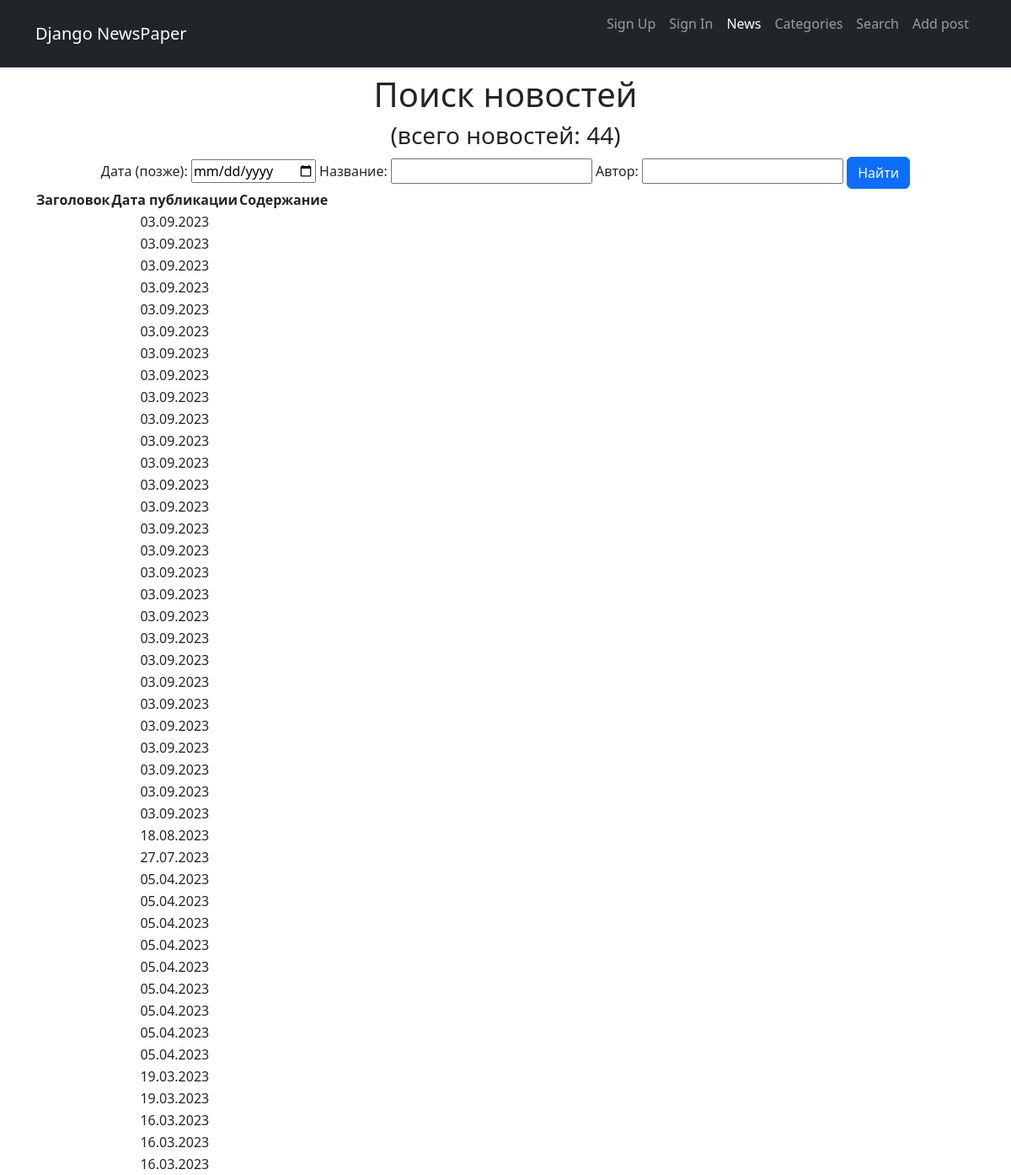
Page /news/search/ on the earlier database version.
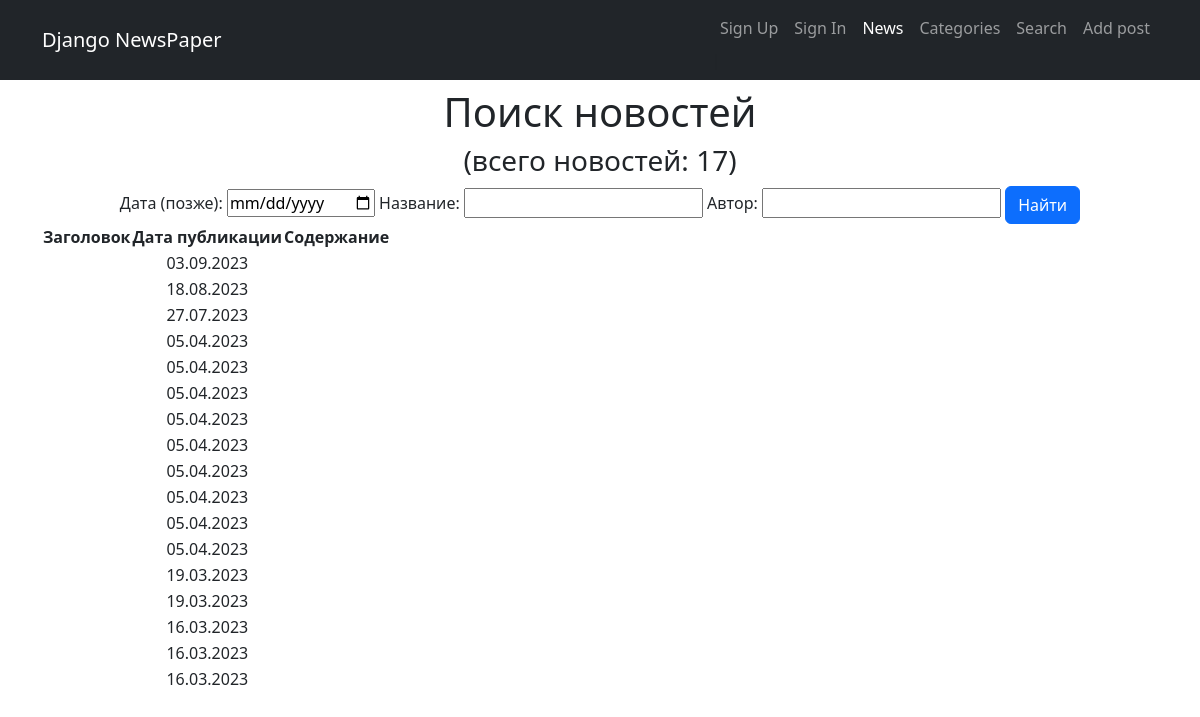
Same page on the later database version.
### news/models.py (models this page shows, shortened)
class Post(models.Model):
    ARTICLE = 'AR'
    NEWS = 'NW'
    POST_TYPE = [
        (ARTICLE, 'Статья'),
        (NEWS, 'Новость')
        ]
    author = models.ForeignKey(Author, on_delete=models.CASCADE, verbose_name='Автор')
    categoryType = models.CharField(max_length=2, choices=POST_TYPE, default=ARTICLE, verbose_name='Тип')
    dateCreation = models.DateTimeField(auto_now_add=True, verbose_name='Дата создания')
    postCategory = models.ManyToManyField(Category, through='PostCategory', verbose_name='Категория')
    title = models.CharField(max_length=128, verbose_name='Заголовок')
    text = models.TextField(verbose_name='Текст')
    rating = models.SmallIntegerField(default=0, verbose_name='Рейтинг')
    def get_absolute_url(self):
        return reverse('post_detail', kwargs={'pk' : self.pk})

### news/views.py (the view)
# urls.py: path('search/', PostSearch.as_view(), name='search'),
class PostSearch(ListView):
    model = Post
    template_name = 'post_search.html'
    context_object_name = 'posts'
    ordering = ['-dateCreation']
    def get_context_data(self, **kwargs):
        context = super().get_context_data(**kwargs)
        context['filter'] = PostFilter(self.request.GET, queryset=self.get_queryset())
        return context

### news/templatetags/custom_filters.py (called while the page is built)
@register.filter(name='censor')
def censor(value):
    censored = profanity.censor(value, '$')
    return censored

### templates/post_search.html (shortened to what this page needs)
{% extends 'default.html' %}
{% load custom_filters %}
{% block content %}
<h1>Поиск новостей</h1>
<h3>(всего новостей: {{ posts|length }})</h3>
<form method='GET'>
    {{ filter.form }}
    <input class="btn btn-primary" type='submit' value='Найти'>
</form>
<table>
    <thead>
        <th>
            Заголовок
        </th>
        <th>
            Дата публикации
        </th>
        <th>
            Содержание
        </th>
    </thead>
    {% for post in filter.qs %}
        <tr>
            <td>
            </td>
            <td>
                {{ post.dateCreation|date:'d.m.Y' }}
            </td>
            <td>
            </td>
        </tr>
    {% endfor %}
{% endblock content %}

### templates/default.html (shortened to what this page needs)
{% load static %}
<!DOCTYPE html>
<html lang="en">
<head>
    <link href="https://cdn.jsdelivr.net/npm/bootstrap@5.3.0-alpha1/dist/css/bootstrap.min.css" rel="stylesheet"
>
</head>
<body>
    <nav class="navbar navbar-expand-lg navbar-dark bg-dark">
        <div class="container">
            <a class="navbar-brand" href="{% url 'news' %}">Django NewsPaper</a>
            <div class="collapse navbar-collapse" id="navbarSupportedContent">
                <ul class="navbar-nav ms-auto mb-2 mb-lg-0">
                    {% if request.user.is_authenticated %}
                    <li class="nav-item"><a class="nav-link" href="{% url 'index' %}">{{user.username}} |</a></li>
                    <li class="nav-item"><a class="nav-link" href="{% url 'account_logout' %}">Выйти</a></li>
                    {% else %}
                    <li class="nav-item"><a class="nav-link" href="{% url 'account_signup' %}">Sign Up</a> | </li>
                    <li class="nav-item"></li><a class="nav-link" href="{% url 'account_login' %}">Sign In</a></li>
                    {% endif %}
                    <li class="nav-item"><a class="nav-link active" aria-current="page" href="{% url 'news' %}">News</a></li>
                    <li class="nav-item"><a class="nav-link" href="{% url 'categories' %}">Categories</a></li>
                    <li class="nav-item"><a class="nav-link" href="{% url 'search' %}">Search</a></li>
                    <li class="nav-item"><a class="nav-link" href="{% url 'post_create' %}">Add post</a></li>
                </ul>
            </div>
        </div>
    </nav>
    <div class="container">
        <div class="text-center mt-2">
            {% block content %}{% endblock content %}
        </div>
    </div>
</body>
</html>

Differences in the rows shown:
removed Post: dateCreation "03.09.2023"
removed Post: dateCreation "03.09.2023"
removed Post: dateCreation "03.09.2023"
removed Post: dateCreation "03.09.2023"
removed Post: dateCreation "03.09.2023"
removed Post: dateCreation "03.09.2023"
removed Post: dateCreation "03.09.2023"
removed Post: dateCreation "03.09.2023"
removed Post: dateCreation "03.09.2023"
removed Post: dateCreation "03.09.2023"
removed Post: dateCreation "03.09.2023"
removed Post: dateCreation "03.09.2023"
removed Post: dateCreation "03.09.2023"
removed Post: dateCreation "03.09.2023"
removed Post: dateCreation "03.09.2023"
removed Post: dateCreation "03.09.2023"
removed Post: dateCreation "03.09.2023"
removed Post: dateCreation "03.09.2023"
removed Post: dateCreation "03.09.2023"
removed Post: dateCreation "03.09.2023"
removed Post: dateCreation "03.09.2023"
removed Post: dateCreation "03.09.2023"
removed Post: dateCreation "03.09.2023"
removed Post: dateCreation "03.09.2023"
removed Post: dateCreation "03.09.2023"
removed Post: dateCreation "03.09.2023"
removed Post: dateCreation "03.09.2023"
Other differences:
{{ posts|length }}: "44" → "17"
